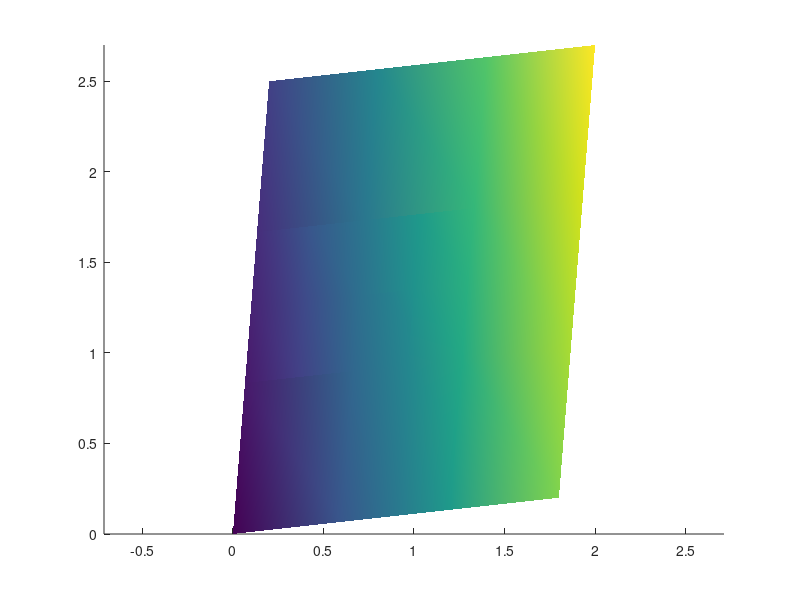

Write the MATLAB code that produced this figure.
%%%%%%%%%%%%%%%%%%%%%%%%%%%%%%%%%%%%%%%%%%%%%%%%%%%%%%%%%%%%%%%%%%%%%%%%%%%
% hangingnode.m
% Author: Jay Oswald, Arizona State University 
% E-mail: j-oswald@asu.edu
% Description:
% This code runs a patch test on a quad-tree refined mesh with hanging
% nodes.  The user choses which elements to refine.  Elements must be
% refined such that there is no more than one hanging node per edge.
%%%%%%%%%%%%%%%%%%%%%%%%%%%%%%%%%%%%%%%%%%%%%%%%%%%%%%%%%%%%%%%%%%%%%%%%%%%
function [] = hangingnode()
clc
    % User settings.
    show_numbering  = 0;
    more_refinement = 0;    
    
    % Material properties (plane strain).
    E = 1.0; v=0.25;
    C = (E/(1+v)/(1-2*v))*[1-v, v, 0; v, 1-v, 0; 0, 0, 0.5-v];
    % Creates a uniform mesh.
    mesh = mesh2d(3,3,1.0,1.0);
    refine = [5,9,2,3];
    for r = refine
        mesh = refine_element(mesh, r);
    end
    % To see more refinement.    
    if more_refinement
        refine = [5,22,5,6,3,30,35,4,2,30,36,41,33];
        for r = refine
            mesh = refine_element(mesh, r);
        end                
    end
    hanging = hanging_nodes(mesh);
    qpts = [-1,-1,1,1;-1,1,-1,1]/sqrt(3);    
    % Number of non-hanging nodes.
    ncn = mesh.nn - size(hanging,1);
    K = spalloc(2*mesh.nn,2*mesh.nn,2*ncn*18);
    f = zeros(2*mesh.nn,1);
    
    % Assemble stiffness matrix.
    for conn = mesh.connect'
        Ke = zeros(8,8);
        xIe = mesh.xI(conn,:);
        for q = qpts
            dN = gradshape(q);
            J = (dN * xIe)';
            dN = J\dN;
            B = [dN(1,:), 0,0,0,0; 0,0,0,0, dN(2,:); dN(2,:), dN(1,:)];
            Ke = Ke + B'*C*B*det(J);
        end                        
        % Scatter matrix condenses out hanging node degrees of freedom.
        L  = spalloc(2*mesh.nn, 8, 16);      
        for i=1:length(conn)
            I = conn(i);
            row = find(I==hanging(:,1));
            if isempty(row) % (Not on a hanging node).
                L(I,i)      = 1.0;
                L(I+mesh.nn,i+4) = 1.0;                
            else
                shared = hanging(row,2:3);
                L(shared,i)           = 1.0/length(shared);
                L(shared+mesh.nn,i+4) = 1.0/length(shared);
            end
        end
        % Put 1 on diagonal for hanging node K matrix rows.
        for i = hanging(:,1)'
            K(i,i) = 1.0;
            K(i+mesh.nn, i+mesh.nn) = 1.0;
        end        
        K = K + L*Ke*L';        
    end    
    
    % Boundary conditions (on exterior nodes).
    fix = find(mesh.xI(:,1)==0 | mesh.xI(:,1)==1 | ...
               mesh.xI(:,2)==0 | mesh.xI(:,2)==1)';
    for n = [fix, fix+mesh.nn]
        K(n,:) = 0.0;
        K(n,n) = 1.0;
    end
    for n = fix
        f(n:mesh.nn:end) = [0.8, 0.2; 0.2, 1.5]*mesh.xI(n,:)';
    end    
    % Solution of linear system.
    u = K\f;    
    % Post processing
    ux = u(1:end/2);
    uy = u(mesh.nn+1:end);        
    for h=hanging'
        ux(h(1)) = mean(ux(h(2:end)));
        uy(h(1)) = mean(uy(h(2:end)));
    end   
    mesh.xI(:,1) = mesh.xI(:,1) + ux;
    mesh.xI(:,2) = mesh.xI(:,2) + uy;
    % Plot displacement.
    clf(); 
    patch('faces', mesh.connect, 'vertices', mesh.xI, ...
          'facecolor', 'interp', 'facevertexcdata', ux, 'edgealpha', 0.5,'linewidth',1.25);
    axis equal; 
    if show_numbering
        % Plot node numbers.
        for i=1:mesh.nn
            text(mesh.xI(i,1), mesh.xI(i,2), sprintf('%d',i));
        end
        % Plot element numbers
        for e=1:mesh.ne
            xc = mean(mesh.xI(mesh.connect(e,:),:));
            text(xc(1),xc(2), sprintf('%d',e));
        end     
    end
    
end

function [N] = shape(xi)
    x = xi(1); y = xi(2);
    N = 0.25*[(1-x).*(1-y), (1+x).*(1-y), (1+x).*(1+y), (1-x).*(1+y)];
end

function [dN] = gradshape(xi)
    x = xi(1); y = xi(2);
    dN = 0.25*[y-1, 1-y, 1+y, -y-1; x-1, -x-1, 1+x,  1-x];
end

% Returns an Nx3 matrix of node indices.  
% The 1st column is the hanging nodes.
% The 2nd & 3rd columns are the edge nodes.
%      x----E1-----------x   
%      |    |            |  (E) edge node
%      |    |            |  (H) hanging node
%      x----H            |
%      |    |            |
%      |    |            |
%      x----E2-----------x
function [h] = hanging_nodes(m)    
    h = [];    
    for e=1:length(m.connect)           
        for edge_local = [1,2,3,4;2,3,4,1]
            edge = m.connect(e,edge_local);
            % Elements connected to each edge.
            e1 = find(any((m.connect == edge(1))'));
            e1(e1==e) = [];
            e2 = find(any((m.connect == edge(2))'));
            e2(e2==e) = [];
            if ~isempty(intersect(e1,e2))
                continue;
            end
            n1 = reshape(m.connect(e1,:),[],1);
            n2 = reshape(m.connect(e2,:),[],1);
            shared = intersect(n1,n2);
            if length(shared) == 2
                midpoint = mean(m.xI(edge,:));
                d1 = norm(m.xI(shared(1),:) - midpoint);
                d2 = norm(m.xI(shared(2),:) - midpoint);
                if d1<d2, h(end+1,:) = [shared(1), edge];
                else      h(end+1,:) = [shared(2), edge];
                end                                
            end            
        end    
    end    
end

% Splits an element into 4, creating new nodes and connectivity.
function [m] = refine_element(m, e)
    % Nodes of element to refine.
    er = m.connect(e,:);
    % Delete element e.
	m.connect(e,:) = [];
    xIe = m.xI(er,:);
    %  o4  a5  o3    o_ = existing nodes
    %  a2  a3  a4    a_ = (potentially) new nodes
    %  o1  a1  o2    
    a = [mean(xIe([1,2],:))
         mean(xIe([1,4],:));
         mean(xIe([1,3],:));
         mean(xIe([2,3],:));
         mean(xIe([3,4],:))];
    % ai are the ids of new nodes.
    ai = zeros(5,1);
    for i=1:length(a) 
        ai(i) = find_node(m.xI, a(i,:));
        if ai(i) < 0
            m.xI(end+1, :) = a(i,:);
            ai(i)          = length(m.xI);
        end        
    end
    m.connect(end+1,:) = [er(1), ai(1), ai(3), ai(2)];
    m.connect(end+1,:) = [ai(1), er(2), ai(4), ai(3)];
    m.connect(end+1,:) = [ai(3), ai(4), er(3), ai(5)];
    m.connect(end+1,:) = [ai(2), ai(3), ai(5), er(4)];
    m.nn = length(m.xI);
    m.ne = length(m.connect);
end

% Returns the node id if found or -1 if not.
function [id] = find_node(xI, x)
    d = sqrt((xI(:,1)-x(1)).^2+(xI(:,2)-x(2)).^2);
    match = find(d < 1e-8);
    if isempty(match), id = -1;
    else               id = match(1);
    end
end

% Makes a simple 2D uniform mesh.
function [m] = mesh2d(ex, ey, lx, ly)       
    m.ne = ex*ey;
    m.nn = (ex+1)*(ey+1);
    m.xI = zeros(m.nn,2);
    m.connect = zeros(m.ne, 4);
    xx = linspace(0,lx,ex+1);
    yy = linspace(0,ly,ey+1);    
    ct = 0;
    for j=1:ey+1
        for i=1:ex+1
            ct = ct + 1;
            m.xI(ct,:) = [xx(i), yy(j)];            
        end
    end        
    ct = 0;
    for j=1:ey
        for i=1:ex
            ct = ct + 1;
            n0 = i + (j-1)*(ex+1);
            m.connect(ct,:) = [n0, n0+1, n0+ex+2, n0+ex+1];
        end
    end
end